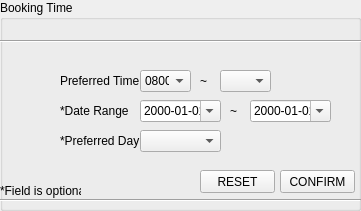
     <widget class="QGroupBox" name="timecustomize">
      <property name="geometry">
       <rect>
        <x>10</x>
        <y>240</y>
        <width>361</width>
        <height>211</height>
       </rect>
      </property>
      <property name="title">
       <string>Booking Time</string>
      </property>
      <widget class="Line" name="line_59">
       <property name="geometry">
        <rect>
         <x>0</x>
         <y>31</y>
         <width>381</width>
         <height>20</height>
        </rect>
       </property>
       <property name="orientation">
        <enum>Qt::Horizontal</enum>
       </property>
      </widget>
      <widget class="Line" name="line_65">
       <property name="geometry">
        <rect>
         <x>0</x>
         <y>190</y>
         <width>361</width>
         <height>20</height>
        </rect>
       </property>
       <property name="orientation">
        <enum>Qt::Horizontal</enum>
       </property>
      </widget>
      <widget class="QLabel" name="label">
       <property name="geometry">
        <rect>
         <x>60</x>
         <y>70</y>
         <width>81</width>
         <height>21</height>
        </rect>
       </property>
       <property name="text">
        <string>Preferred Time :</string>
       </property>
      </widget>
      <widget class="QComboBox" name="timefromcmbbox">
       <property name="geometry">
        <rect>
         <x>140</x>
         <y>70</y>
         <width>51</width>
         <height>22</height>
        </rect>
       </property>
       <item>
        <property name="text">
         <string>0800</string>
        </property>
       </item>
       <item>
        <property name="text">
         <string>0900</string>
        </property>
       </item>
       <item>
        <property name="text">
         <string>1000</string>
        </property>
       </item>
       <item>
        <property name="text">
         <string>1100</string>
        </property>
       </item>
       <item>
        <property name="text">
         <string>1200</string>
        </property>
       </item>
       <item>
        <property name="text">
         <string>1300</string>
        </property>
       </item>
       <item>
        <property name="text">
         <string>1400</string>
        </property>
       </item>
       <item>
        <property name="text">
         <string>1500</string>
        </property>
       </item>
       <item>
        <property name="text">
         <string>1600</string>
        </property>
       </item>
       <item>
        <property name="text">
         <string>1700</string>
        </property>
       </item>
       <item>
        <property name="text">
         <string>1800</string>
        </property>
       </item>
       <item>
        <property name="text">
         <string>1900</string>
        </property>
       </item>
       <item>
        <property name="text">
         <string>2000</string>
        </property>
       </item>
       <item>
        <property name="text">
         <string>2100</string>
        </property>
       </item>
      </widget>
      <widget class="QComboBox" name="timetocmbbox">
       <property name="geometry">
        <rect>
         <x>220</x>
         <y>70</y>
         <width>51</width>
         <height>22</height>
        </rect>
       </property>
      </widget>
      <widget class="QLabel" name="label_2">
       <property name="geometry">
        <rect>
         <x>200</x>
         <y>70</y>
         <width>16</width>
         <height>21</height>
        </rect>
       </property>
       <property name="text">
        <string>~</string>
       </property>
      </widget>
      <widget class="QLabel" name="label_3">
       <property name="geometry">
        <rect>
         <x>60</x>
         <y>100</y>
         <width>81</width>
         <height>21</height>
        </rect>
       </property>
       <property name="text">
        <string>*Date Range    :</string>
       </property>
      </widget>
      <widget class="QLabel" name="label_39">
       <property name="geometry">
        <rect>
         <x>0</x>
         <y>180</y>
         <width>81</width>
         <height>21</height>
        </rect>
       </property>
       <property name="text">
        <string>*Field is optional.</string>
       </property>
      </widget>
      <widget class="QDateEdit" name="dateEditfrom">
       <property name="geometry">
        <rect>
         <x>140</x>
         <y>100</y>
         <width>81</width>
         <height>22</height>
        </rect>
       </property>
       <property name="displayFormat">
        <string>yyyy-MM-dd</string>
       </property>
       <property name="calendarPopup">
        <bool>true</bool>
       </property>
      </widget>
      <widget class="QLabel" name="label_40">
       <property name="geometry">
        <rect>
         <x>60</x>
         <y>130</y>
         <width>81</width>
         <height>21</height>
        </rect>
       </property>
       <property name="text">
        <string>*Preferred Day:</string>
       </property>
      </widget>
      <widget class="QDateEdit" name="dateEditto">
       <property name="geometry">
        <rect>
         <x>250</x>
         <y>100</y>
         <width>81</width>
         <height>22</height>
        </rect>
       </property>
       <property name="displayFormat">
        <string>yyyy-MM-dd</string>
       </property>
       <property name="calendarPopup">
        <bool>true</bool>
       </property>
      </widget>
      <widget class="QLabel" name="label_41">
       <property name="geometry">
        <rect>
         <x>230</x>
         <y>100</y>
         <width>16</width>
         <height>21</height>
        </rect>
       </property>
       <property name="text">
        <string>~</string>
       </property>
      </widget>
      <widget class="QComboBox" name="daycmbbox">
       <property name="geometry">
        <rect>
         <x>140</x>
         <y>130</y>
         <width>81</width>
         <height>22</height>
        </rect>
       </property>
       <item>
        <property name="text">
         <string/>
        </property>
       </item>
       <item>
        <property name="text">
         <string>Sunday</string>
        </property>
       </item>
       <item>
        <property name="text">
         <string>Monday</string>
        </property>
       </item>
       <item>
        <property name="text">
         <string>Tuesday</string>
        </property>
       </item>
       <item>
        <property name="text">
         <string>Wednesday</string>
        </property>
       </item>
       <item>
        <property name="text">
         <string>Thursday</string>
        </property>
       </item>
       <item>
        <property name="text">
         <string>Friday</string>
        </property>
       </item>
       <item>
        <property name="text">
         <string>Saturday</string>
        </property>
       </item>
      </widget>
      <widget class="QPushButton" name="btn_customconfirm">
       <property name="geometry">
        <rect>
         <x>280</x>
         <y>170</y>
         <width>75</width>
         <height>23</height>
        </rect>
       </property>
       <property name="text">
        <string>CONFIRM</string>
       </property>
      </widget>
      <widget class="QPushButton" name="btn_customreset">
       <property name="geometry">
        <rect>
         <x>200</x>
         <y>170</y>
         <width>75</width>
         <height>23</height>
        </rect>
       </property>
       <property name="text">
        <string>RESET</string>
       </property>
      </widget>
     </widget>
